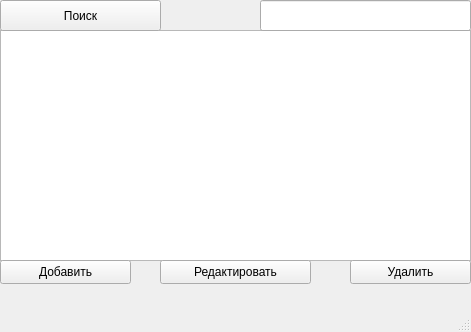
<?xml version="1.0" encoding="UTF-8"?>
<ui version="4.0">
 <class>MainWindow</class>
 <widget class="QMainWindow" name="MainWindow">
  <property name="geometry">
   <rect>
    <x>0</x>
    <y>0</y>
    <width>471</width>
    <height>332</height>
   </rect>
  </property>
  <property name="windowTitle">
   <string>MainWindow</string>
  </property>
  <widget class="QWidget" name="centralwidget">
   <widget class="QTableView" name="booktable">
    <property name="geometry">
     <rect>
      <x>0</x>
      <y>30</y>
      <width>471</width>
      <height>231</height>
     </rect>
    </property>
   </widget>
   <widget class="QPushButton" name="addbook">
    <property name="geometry">
     <rect>
      <x>0</x>
      <y>260</y>
      <width>131</width>
      <height>24</height>
     </rect>
    </property>
    <property name="text">
     <string>Добавить</string>
    </property>
   </widget>
   <widget class="QPushButton" name="bookdetails">
    <property name="geometry">
     <rect>
      <x>160</x>
      <y>260</y>
      <width>151</width>
      <height>24</height>
     </rect>
    </property>
    <property name="text">
     <string>Редактировать</string>
    </property>
   </widget>
   <widget class="QPushButton" name="removebook">
    <property name="geometry">
     <rect>
      <x>350</x>
      <y>260</y>
      <width>121</width>
      <height>24</height>
     </rect>
    </property>
    <property name="text">
     <string>Удалить</string>
    </property>
   </widget>
   <widget class="QLineEdit" name="searchline">
    <property name="geometry">
     <rect>
      <x>260</x>
      <y>0</y>
      <width>211</width>
      <height>31</height>
     </rect>
    </property>
   </widget>
   <widget class="QPushButton" name="search">
    <property name="geometry">
     <rect>
      <x>0</x>
      <y>0</y>
      <width>161</width>
      <height>31</height>
     </rect>
    </property>
    <property name="text">
     <string>Поиск</string>
    </property>
   </widget>
  </widget>
  <widget class="QMenuBar" name="menubar">
   <property name="geometry">
    <rect>
     <x>0</x>
     <y>0</y>
     <width>471</width>
     <height>21</height>
    </rect>
   </property>
  </widget>
  <widget class="QStatusBar" name="statusbar"/>
  <action name="action_3">
   <property name="text">
    <string>sfsd</string>
   </property>
  </action>
 </widget>
 <resources/>
 <connections/>
</ui>
